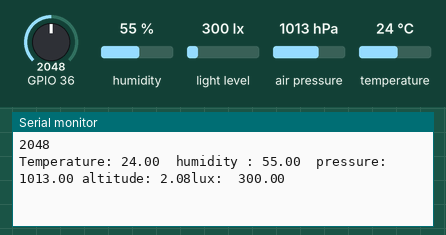
Recording of a sketch running on a simulated ESP32. Shown: the last lines printed to the serial monitor. Inputs (shaded band) come from the test bench; at power-on: humidity 55 %, GPIO 36 = 2048, light level 300 lx, air pressure 1013 hPa, temperature 24 °C. WiFi joins after 1.5 s; servers stay silent unless stated.

Above: at 1.2 s.
1.3 s: humidity set to 22 %
At 3.1 s:
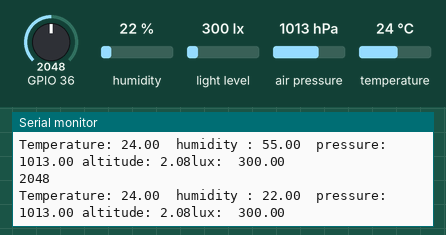
3.2 s: GPIO 36 set to 2866
5.1 s: light level set to 40 lx
At 6.7 s:
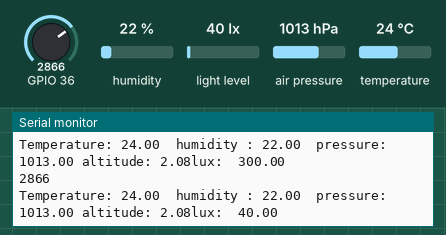
7.0 s: air pressure set to 952 hPa
At 8.8 s:
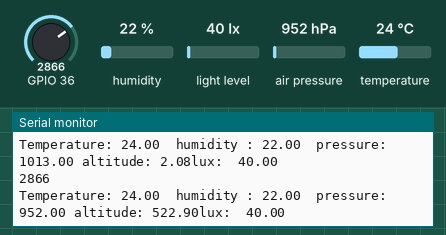
8.9 s: GPIO 36 set to 3972
10.8 s: temperature set to 12 °C
At 13.1 s:
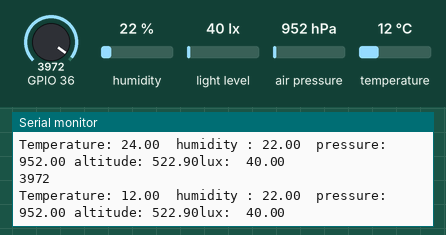
Timing chart, 0 to 13.7 s (numbered marks = the images above; inputs shaded):
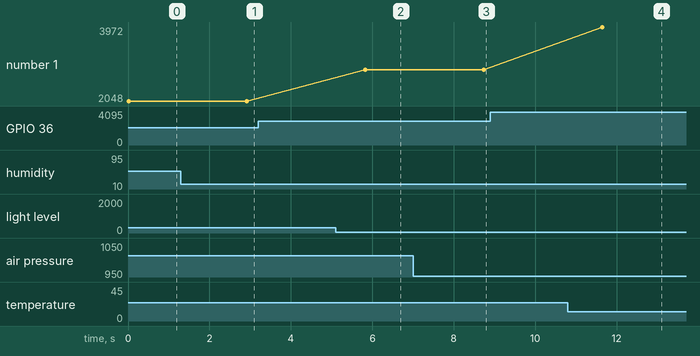

Measured:
- after the input at 1.3 s, the serial monitor: prints a new line after 1.6 s (image 1)
- after the input at 5.1 s, the serial monitor: prints a new line after 0.73 s (image 2)
- after the input at 7.0 s, the serial monitor: prints a new line after 1.7 s (image 3)
- after the input at 10.8 s, the serial monitor: prints a new line after 0.84 s (image 4)

The sketch:

Cropmonitoring_System.ino
```cpp
#include <WiFiClient.h>;
#include <ThingSpeak.h>;
#include <WiFi.h>
#include <Wire.h>
#include <Max44009.h>
#include <Adafruit_Sensor.h>
#include <Adafruit_BME280.h>

#define SEALEVELPRESSURE_HPA (1013.25)
Adafruit_BME280 bme;
float temperature, humidity, pressure, altitude;
int val;

WiFiClient client;

unsigned long myChannelNumber = 1622061; //Your Channel Number (Without Brackets)
const char * myWriteAPIKey = "FV25GVX753NCI3ME"; //Your Write API Key
Max44009 myLux(0x4A);
void setup()
{
  Serial.begin(115200);
  delay(10);
    Wire.begin();
    bme.begin(0x76);
  // Connect to WiFi network
 WiFi.begin("MAYURESH", "mayuresh");
  ThingSpeak.begin(client);

}

void loop()
{
    int value = analogRead(36);
    Serial.println (value);
  temperature = bme.readTemperature();
  humidity = bme.readHumidity();
  pressure = bme.readPressure() / 100.0F;
  altitude = bme.readAltitude(SEALEVELPRESSURE_HPA);

Serial.print("Temperature: ");
Serial.print(temperature);

Serial.print("  humidity : ");
Serial.print(  humidity );
Serial.print("  pressure: ");
Serial.print(  pressure);
Serial.print(" altitude: ");
Serial.print( altitude); // Print on Serial Monitor

 Serial.print("lux:\t");
 Serial.println(myLux.getLux());


  delay(1000);
  ThingSpeak.writeField(myChannelNumber, 1,temperature,myWriteAPIKey); //Update in ThingSpeak
  ThingSpeak.writeField(myChannelNumber, 2,humidity ,myWriteAPIKey);
  ThingSpeak.writeField(myChannelNumber, 3,pressure ,myWriteAPIKey);
  ThingSpeak.writeField(myChannelNumber, 4,altitude ,myWriteAPIKey);
  ThingSpeak.writeField(myChannelNumber, 5,myLux.getLux() ,myWriteAPIKey);
  ThingSpeak.writeField(myChannelNumber, 6,value ,myWriteAPIKey);
  delay(100);
}
```
